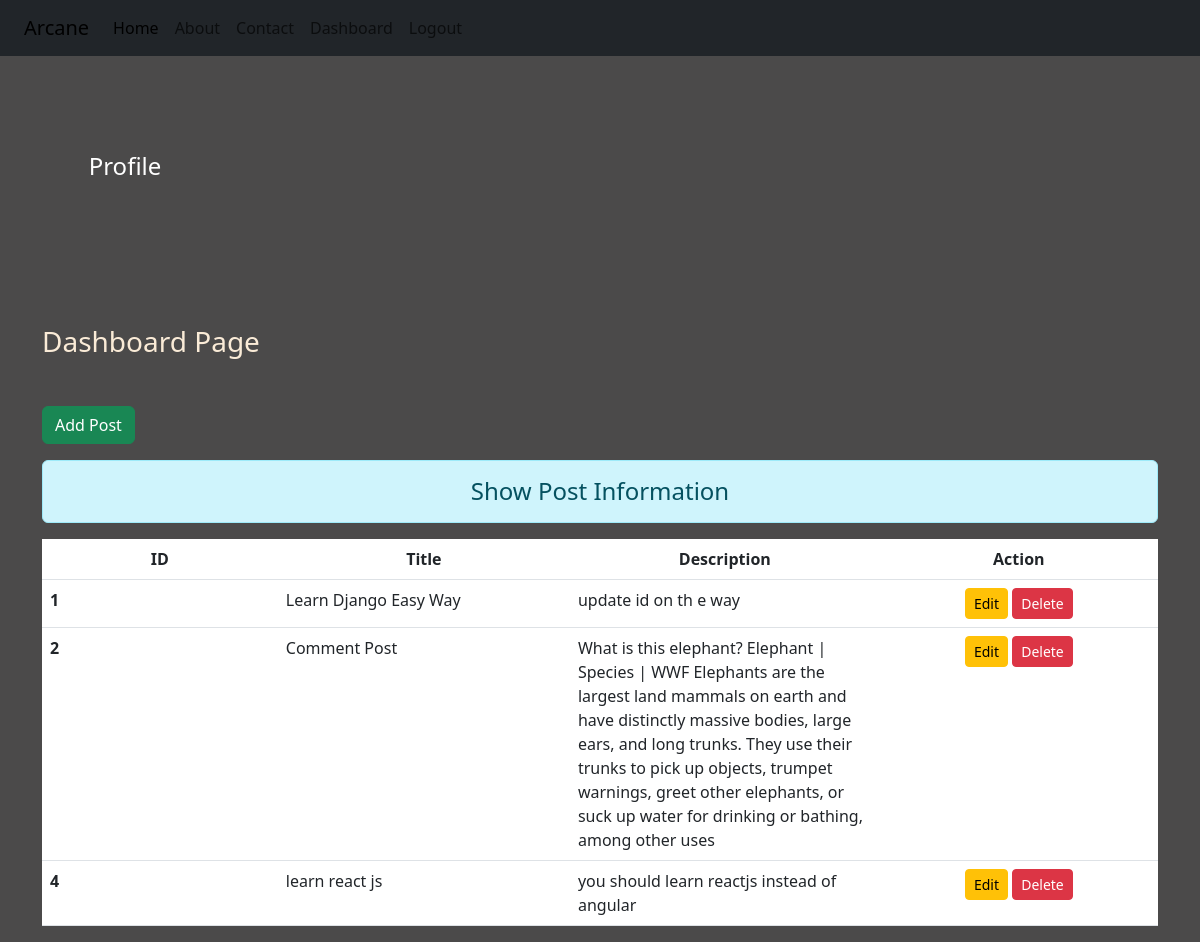
The page /dashboard/ (signed in) on the database its author committed.
### blog/models.py (models this page shows)
class Post(models.Model):
    title=models.CharField( max_length=250)
    desc=models.TextField()

### blog/views.py (the view)
# urls.py: path('dashboard/',views.dashboard,name='dashboard'),
def dashboard(request):
    if request.user.is_authenticated:
        posts=Post.objects.all()
        user=request.user
        full_name=user.get_full_name()
        gps=user.groups.all()
        return render(request,'blog/dashboard.html',{'posts':posts,'full_name':full_name,'groups':gps})
    else:
        return HttpResponseRedirect('/login/')

### blog/templates/blog/dashboard.html (shortened to what this page needs)
{% extends "blog/base.html" %}
{% load static %}
{% block side %}
        <div class="col-sm-2 text-white my-5 text-center">
            <h4 class="my-5">Profile</h4>
        </div>
 {% endblock side %}
{% block content %}
    <div class="c0l-sm-10">
        <h3 class="tet my-5 ">Dashboard   Page </h3>
        <a href="{% url 'addpost' %} " class="btn btn-success" >Add Post </a>
        <h4 class="text-center alert alert-info mt-3">Show Post Information </h4>
        {% if posts %}
            <table class="table table-hover bg-white">
                <thead>
                    <tr class="text-center">
                        <th scope="col" style="width:2%">ID</th>
                        <th scope="col" style="width:2%">Title </th>
                        <th scope="col" style="width:2%">Description </th>
                        <th scope="col" style="width:2%">Action </th>
                    </tr>
                </thead>
                <tbody>
                    {% for post in posts  %}
                        <tr>
                           <th scope="row">{{post.id}} </th>
                           <td>{{post.title}} </td>
                           <td>{{post.desc}} </td>
                           <td class="text-center">
                            <a href="{% url 'updatepost' post.id %} " class="btn btn-warning btn-sm">Edit</a>
                            {% if perms.blog.delete_post %}
                                <form action="{% url 'deletepost' post.id %} " method="post" class="d-inline">
                                    <input type="submit" class="btn btn-danger btn-sm"
                                    value="Delete">
                                </form>
                            {% endif %}
                           </td>
                        </tr>
                    {% endfor %}
                </tbody>
            </table>
            {% else %}
            <h4 class="text-center alert alert-warning" >No Records </h4>
        {% endif %}
    </div>
{% endblock content %}

### blog/templates/blog/base.html (shortened to what this page needs)
<!DOCTYPE html>
{% load static %}
<html lang="en">
<head>
    <link rel="stylesheet" href="{% static 'blog/css/bootstrap.css' %} ">
   <link rel="stylesheet" href="{% static 'blog/css/style.css' %} ">
</head>
<body>
    <div class="container-fluid bg-dark">
        {% include 'blog/navbar.html' %}
    </div>
    <div class="container">
        <div class="row">
            {% block side %}
            {% endblock side %}
            {% block content %}
            {% endblock content %}
        </div>
    </div>
</body>
</html>

### blog/templates/blog/navbar.html (shortened to what this page needs)
<nav class="navbar navbar-expand-lg bg-body-dark">
    <div class="container-fluid">
      <a class="navbar-brand" href="#">Arcane </a>
      <div class="collapse navbar-collapse" id="navbarNavAltMarkup">
        <div class="navbar-nav">
          <a class="nav-link active" aria-current="page" href="/">Home</a>
          <a class="nav-link" href="{% url 'about' %} ">About</a>
          <a class="nav-link" href="{% url 'contact' %} ">Contact</a>
          {% if request.user.is_authenticated %}
            <a class="nav-link" href="{% url 'dashboard' %} ">Dashboard</a>
            <a class="nav-link" href="{% url 'logout' %} ">Logout</a>
            {% else %}
            <a class="nav-link" href="{% url 'signup' %} ">signup</a>
            <a class="nav-link" href="{% url 'login' %} ">Login</a>
          {% endif %}
        </div>
      </div>
    </div>
  </nav>

### blog/static/blog/css/style.css (style rules this page uses)
body { background-color: rgb(75,74,74); color: antiquewhite; }
form { color: rgb(177,168,168); }

### rows shown on the page
Post: id "1", title "Learn Django Easy Way", desc "update id on th e way"
Post: id "2", title "Comment Post", desc "What is this elephant? Elephant | Species | WWF Elephants are the largest land mammals on earth and have distinctly massive bodies, large ears, and long trunks. They use their trunks to pick up objects, trumpet warnings, greet other elephants, or suck up water for drinking or bathing, among other uses"
Post: id "4", title "learn react js", desc "you should learn reactjs instead of angular"
